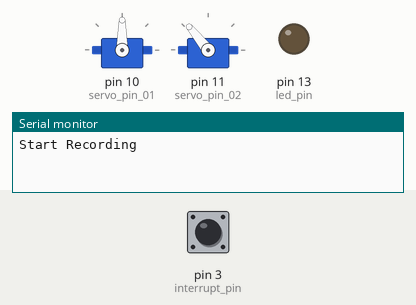
Simulated run of this sketch. Board: Arduino Uno, built with avr-gcc and run on an emulated ATmega328P. Shown: 2 × servo, output pins drawn as LEDs (lit = HIGH), the last lines printed to the serial monitor. Inputs (shaded band) come from the test bench; at power-on: pin 3 (interrupt_pin) HIGH.

Above: at 1.2 s.
1.3 s: pin 3 (interrupt_pin) pulled LOW for 3.2 s
At 1.65 s:
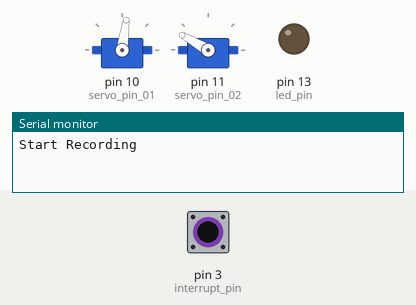
At 4.37 s:
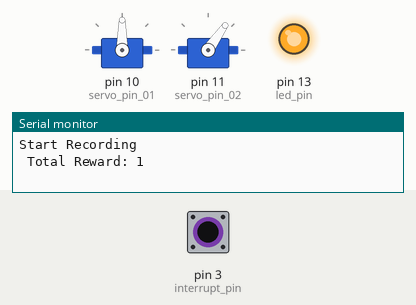
Timing chart, 0 to 15.0 s (numbered marks = the images above; inputs shaded):
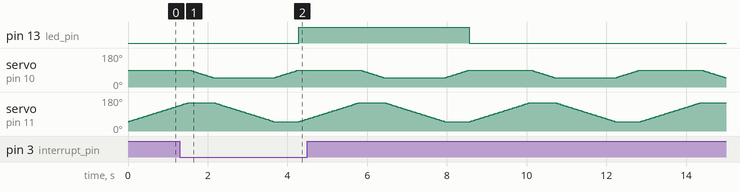

Measured:
- after the input at 1.3 s, pin 13 (led_pin): LOW → HIGH after 3.0 s, → LOW 4.3 s later

The sketch:

servo_isr_encoder_01.ino
```cpp
/* Servo Encoder Test_Code
Purpose: Control two servos and test the encoder
Author: Roboball 09/2018
*/
#include <Servo.h>

// init servo globals
Servo arm_down;  // create servo object
Servo arm_up; // create servo object
const byte servo_pin_01 = 10;
const byte servo_pin_02 = 11;
int pos_down = 0;
int pos_up = 90;
// init encoder globals
const byte interrupt_pin = 3;
volatile unsigned long reward = 0;
const byte led_pin = 13;
volatile byte state = LOW;

void setup() {
  // setup servos
  arm_up.attach(servo_pin_01);  // attach servos to pins
  arm_down.attach(servo_pin_02);
  arm_up.write(pos_up); // init position of servo
  // setup encoder
  pinMode(interrupt_pin, INPUT_PULLUP);
  attachInterrupt(digitalPinToInterrupt(interrupt_pin), encoder, CHANGE);
  pinMode(led_pin, OUTPUT);
  Serial.begin(9600);
  Serial.println("Start Recording");
  Serial.println("");
}

// ISR routines
void encoder() {
  reward += 1; // increment total reward
  state = !state; // optional for LED status
}

void loop() {

  for (pos_down = 50; pos_down <= 150; pos_down += 1) { // goes from 0 degrees to 180 degrees
       arm_down.write(pos_down);              // tell servo to go to position in variable 'pos'
       delay(15);                       // waits 15ms for the servo to reach the position
  }
  for (pos_up = 90; pos_up >= 50; pos_up -= 1) { // goes from 180 degrees to 0 degrees
       arm_up.write(pos_up);              // tell servo to go to position in variable 'pos'
       delay(15);                       // waits 15ms for the servo to reach the position
  }
  for (pos_down = 150; pos_down >= 50; pos_down -= 1) { // goes from 180 degrees to 0 degrees
       arm_down.write(pos_down);              // tell servo to go to position in variable 'pos'
       delay(15);                       // waits 15ms for the servo to reach the position
  }
  for (pos_up = 50; pos_up <= 90; pos_up += 1) { // goes from 180 degrees to 0 degrees
       arm_up.write(pos_up);              // tell servo to go to position in variable 'pos'
       delay(15);                       // waits 15ms for the servo to reach the position
  }
  digitalWrite(led_pin, state); // check current status by LED (optional)
  //Serial.print("State: ");
  //Serial.print(state);
  Serial.print(" Total Reward: "); // print out total reward
  Serial.println(reward);
}
```
